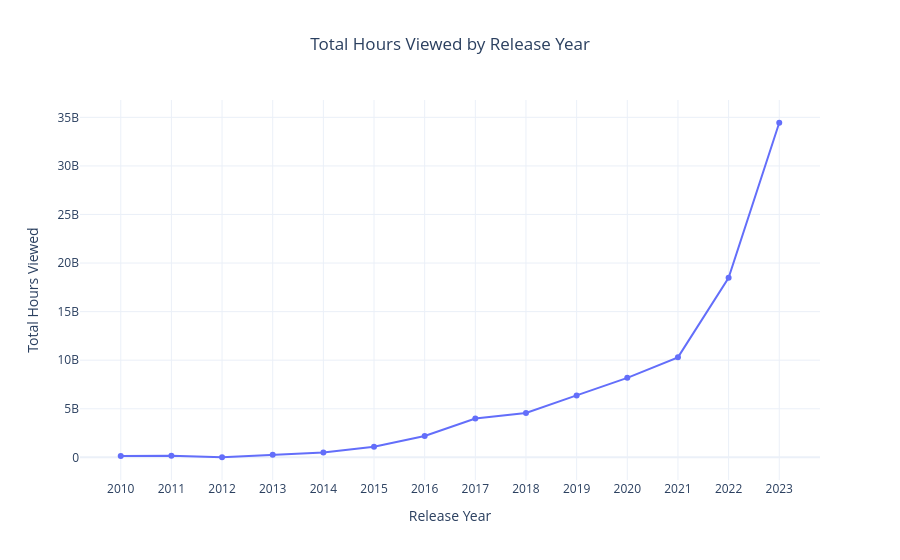

The notebook cell this image was saved under:
### Code cell
# Visualize audience engagement by release year

fig = px.line(
    yearly_engagement,
    x="Release Year",
    y="Total_Hours_Viewed",
    markers=True,
    title="Total Hours Viewed by Release Year",
    labels={
        "Release Year": "Release Year",
        "Total_Hours_Viewed": "Total Hours Viewed"
    }
)

fig.update_layout(
    template="plotly_white",
    title_x=0.5,
    xaxis=dict(dtick=1)
)

fig.show()

### Figure 1 — Plotly figure (JSON) as saved in the notebook; plotly's stock layout.template omitted (floating-point values rounded to 4 significant figures)
{"data": [{"hovertemplate": "Release Year=%{x}<br>Total Hours Viewed=%{y}<extra></extra>", "legendgroup": "", "line": {"color": "#636efa", "dash": "solid"}, "marker": {"symbol": "circle"}, "mode": "lines+markers", "name": "", "orientation": "v", "showlegend": false, "type": "scatter", "x": [2010, 2011, 2012, 2013, 2014, 2015, 2016, 2017, 2018, 2019, 2020, 2021, 2022, 2023], "xaxis": "x", "y": [125500000, 155500000, 6300000, 260600000, 507700000, 1081200000, 2203500000, 3986800000, 4570900000, 6373100000, 8181700000, 10293200000, 18475900000, 34445900000], "yaxis": "y"}], "layout": {"legend": {"tracegroupgap": 0}, "title": {"text": "Total Hours Viewed by Release Year", "x": 0.5}, "xaxis": {"anchor": "y", "domain": [0, 1], "dtick": 1, "title": {"text": "Release Year"}}, "yaxis": {"anchor": "x", "domain": [0, 1], "title": {"text": "Total Hours Viewed"}}}}
